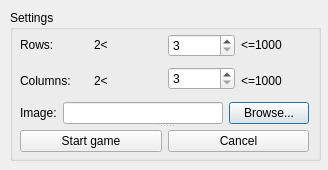
<?xml version="1.0" encoding="UTF-8"?>
<ui version="4.0">
 <class>my_settings_dialog</class>
 <widget class="QDialog" name="my_settings_dialog">
  <property name="geometry">
   <rect>
    <x>0</x>
    <y>0</y>
    <width>328</width>
    <height>170</height>
   </rect>
  </property>
  <property name="sizePolicy">
   <sizepolicy hsizetype="Fixed" vsizetype="Fixed">
    <horstretch>0</horstretch>
    <verstretch>0</verstretch>
   </sizepolicy>
  </property>
  <property name="windowTitle">
   <string>Dialog</string>
  </property>
  <widget class="QGroupBox" name="groupBox">
   <property name="geometry">
    <rect>
     <x>10</x>
     <y>10</y>
     <width>311</width>
     <height>151</height>
    </rect>
   </property>
   <property name="title">
    <string>Settings</string>
   </property>
   <widget class="QSplitter" name="splitter">
    <property name="geometry">
     <rect>
      <x>10</x>
      <y>20</y>
      <width>289</width>
      <height>124</height>
     </rect>
    </property>
    <property name="orientation">
     <enum>Qt::Vertical</enum>
    </property>
    <widget class="QWidget" name="">
     <layout class="QVBoxLayout" name="verticalLayout_5">
      <item>
       <layout class="QHBoxLayout" name="horizontalLayout_2">
        <item>
         <layout class="QVBoxLayout" name="verticalLayout">
          <item>
           <widget class="QLabel" name="lbl_rows">
            <property name="text">
             <string>Rows:</string>
            </property>
           </widget>
          </item>
          <item>
           <widget class="QLabel" name="lbl_columns">
            <property name="text">
             <string>Columns:</string>
            </property>
           </widget>
          </item>
         </layout>
        </item>
        <item>
         <layout class="QVBoxLayout" name="verticalLayout_2">
          <item>
           <widget class="QLabel" name="lbl_rows_l2">
            <property name="text">
             <string>2&lt;</string>
            </property>
           </widget>
          </item>
          <item>
           <widget class="QLabel" name="lbl_rows_l2_2">
            <property name="text">
             <string>2&lt;</string>
            </property>
           </widget>
          </item>
         </layout>
        </item>
        <item>
         <layout class="QVBoxLayout" name="verticalLayout_3">
          <item>
           <widget class="QSpinBox" name="sb_rows">
            <property name="minimum">
             <number>3</number>
            </property>
            <property name="maximum">
             <number>1000</number>
            </property>
           </widget>
          </item>
          <item>
           <widget class="QSpinBox" name="sb_columns">
            <property name="minimum">
             <number>3</number>
            </property>
            <property name="maximum">
             <number>1000</number>
            </property>
           </widget>
          </item>
         </layout>
        </item>
        <item>
         <layout class="QVBoxLayout" name="verticalLayout_4">
          <item>
           <widget class="QLabel" name="label">
            <property name="text">
             <string>&lt;=1000</string>
            </property>
           </widget>
          </item>
          <item>
           <widget class="QLabel" name="label_2">
            <property name="text">
             <string>&lt;=1000</string>
            </property>
           </widget>
          </item>
         </layout>
        </item>
       </layout>
      </item>
      <item>
       <layout class="QHBoxLayout" name="horizontalLayout">
        <item>
         <widget class="QLabel" name="label_3">
          <property name="text">
           <string>Image:</string>
          </property>
         </widget>
        </item>
        <item>
         <widget class="QLineEdit" name="lineEdit"/>
        </item>
        <item>
         <widget class="QPushButton" name="pushButton">
          <property name="text">
           <string>Browse...</string>
          </property>
         </widget>
        </item>
       </layout>
      </item>
     </layout>
    </widget>
    <widget class="QWidget" name="">
     <layout class="QHBoxLayout" name="horizontalLayout_3">
      <item>
       <widget class="QPushButton" name="btn_start_game">
        <property name="text">
         <string>Start game</string>
        </property>
       </widget>
      </item>
      <item>
       <widget class="QPushButton" name="btn_cancel">
        <property name="text">
         <string>Cancel</string>
        </property>
       </widget>
      </item>
     </layout>
    </widget>
   </widget>
  </widget>
 </widget>
 <resources/>
 <connections/>
</ui>
